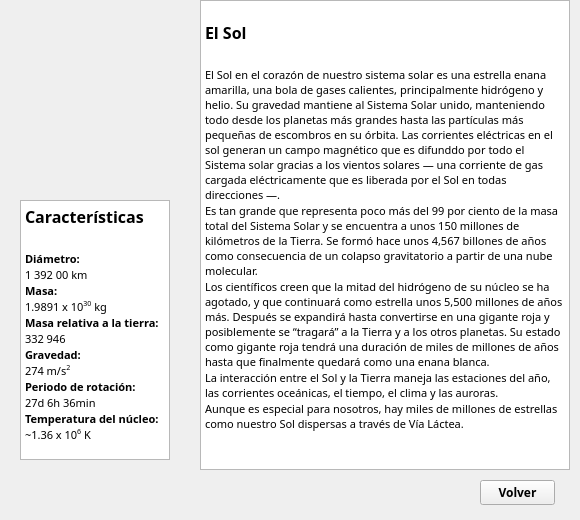
<?xml version="1.0" encoding="UTF-8"?>
<ui version="4.0">
 <class>MainWindow</class>
 <widget class="QMainWindow" name="MainWindow">
  <property name="geometry">
   <rect>
    <x>0</x>
    <y>0</y>
    <width>580</width>
    <height>520</height>
   </rect>
  </property>
  <property name="minimumSize">
   <size>
    <width>580</width>
    <height>520</height>
   </size>
  </property>
  <property name="maximumSize">
   <size>
    <width>580</width>
    <height>520</height>
   </size>
  </property>
  <property name="windowTitle">
   <string>MainWindow</string>
  </property>
  <widget class="QWidget" name="centralwidget">
   <widget class="QPushButton" name="button_close">
    <property name="geometry">
     <rect>
      <x>480</x>
      <y>480</y>
      <width>75</width>
      <height>25</height>
     </rect>
    </property>
    <property name="minimumSize">
     <size>
      <width>75</width>
      <height>25</height>
     </size>
    </property>
    <property name="maximumSize">
     <size>
      <width>75</width>
      <height>25</height>
     </size>
    </property>
    <property name="font">
     <font>
      <family>Century Gothic</family>
      <pointsize>9</pointsize>
      <weight>75</weight>
      <bold>true</bold>
     </font>
    </property>
    <property name="text">
     <string>Volver</string>
    </property>
   </widget>
   <widget class="QTextEdit" name="text_facts">
    <property name="geometry">
     <rect>
      <x>20</x>
      <y>200</y>
      <width>150</width>
      <height>260</height>
     </rect>
    </property>
    <property name="minimumSize">
     <size>
      <width>150</width>
      <height>260</height>
     </size>
    </property>
    <property name="maximumSize">
     <size>
      <width>150</width>
      <height>260</height>
     </size>
    </property>
    <property name="font">
     <font>
      <family>Century Gothic</family>
     </font>
    </property>
    <property name="readOnly">
     <bool>true</bool>
    </property>
    <property name="html">
     <string>&lt;!DOCTYPE HTML PUBLIC &quot;-//W3C//DTD HTML 4.0//EN&quot; &quot;http://www.w3.org/TR/REC-html40/strict.dtd&quot;&gt;
&lt;html&gt;&lt;head&gt;&lt;meta name=&quot;qrichtext&quot; content=&quot;1&quot; /&gt;&lt;style type=&quot;text/css&quot;&gt;
p, li { white-space: pre-wrap; }
&lt;/style&gt;&lt;/head&gt;&lt;body style=&quot; font-family:'Century Gothic'; font-size:8.25pt; font-weight:400; font-style:normal;&quot;&gt;
&lt;p style=&quot; margin-top:0px; margin-bottom:0px; margin-left:0px; margin-right:0px; -qt-block-indent:0; text-indent:0px;&quot;&gt;&lt;span style=&quot; font-size:12pt; font-weight:600;&quot;&gt;Características&lt;/span&gt;&lt;/p&gt;
&lt;p style=&quot;-qt-paragraph-type:empty; margin-top:0px; margin-bottom:0px; margin-left:0px; margin-right:0px; -qt-block-indent:0; text-indent:0px; font-size:12pt; font-weight:600;&quot;&gt;&lt;br /&gt;&lt;/p&gt;
&lt;p style=&quot; margin-top:0px; margin-bottom:0px; margin-left:0px; margin-right:0px; -qt-block-indent:0; text-indent:0px;&quot;&gt;&lt;span style=&quot; font-size:8pt; font-weight:600;&quot;&gt;Diámetro: &lt;/span&gt;&lt;/p&gt;
&lt;p style=&quot; margin-top:0px; margin-bottom:0px; margin-left:0px; margin-right:0px; -qt-block-indent:0; text-indent:0px;&quot;&gt;&lt;span style=&quot; font-size:8pt;&quot;&gt;1 392 00 km&lt;/span&gt;&lt;/p&gt;
&lt;p style=&quot; margin-top:0px; margin-bottom:0px; margin-left:0px; margin-right:0px; -qt-block-indent:0; text-indent:0px;&quot;&gt;&lt;span style=&quot; font-size:8pt; font-weight:600;&quot;&gt;Masa: &lt;/span&gt;&lt;/p&gt;
&lt;p style=&quot; margin-top:0px; margin-bottom:0px; margin-left:0px; margin-right:0px; -qt-block-indent:0; text-indent:0px;&quot;&gt;&lt;span style=&quot; font-size:8pt;&quot;&gt;1.9891 x 10&lt;/span&gt;&lt;span style=&quot; font-size:8pt; vertical-align:super;&quot;&gt;30&lt;/span&gt;&lt;span style=&quot; font-size:8pt;&quot;&gt; kg&lt;/span&gt;&lt;/p&gt;
&lt;p style=&quot; margin-top:0px; margin-bottom:0px; margin-left:0px; margin-right:0px; -qt-block-indent:0; text-indent:0px;&quot;&gt;&lt;span style=&quot; font-size:8pt; font-weight:600;&quot;&gt;Masa relativa a la tierra: &lt;/span&gt;&lt;/p&gt;
&lt;p style=&quot; margin-top:0px; margin-bottom:0px; margin-left:0px; margin-right:0px; -qt-block-indent:0; text-indent:0px;&quot;&gt;&lt;span style=&quot; font-size:8pt;&quot;&gt;332 946&lt;/span&gt;&lt;/p&gt;
&lt;p style=&quot; margin-top:0px; margin-bottom:0px; margin-left:0px; margin-right:0px; -qt-block-indent:0; text-indent:0px;&quot;&gt;&lt;span style=&quot; font-size:8pt; font-weight:600;&quot;&gt;Gravedad:&lt;/span&gt;&lt;/p&gt;
&lt;p style=&quot; margin-top:0px; margin-bottom:0px; margin-left:0px; margin-right:0px; -qt-block-indent:0; text-indent:0px;&quot;&gt;&lt;span style=&quot; font-size:8pt;&quot;&gt;274 m/s&lt;/span&gt;&lt;span style=&quot; font-size:8pt; vertical-align:super;&quot;&gt;2&lt;/span&gt;&lt;/p&gt;
&lt;p style=&quot; margin-top:0px; margin-bottom:0px; margin-left:0px; margin-right:0px; -qt-block-indent:0; text-indent:0px;&quot;&gt;&lt;span style=&quot; font-size:8pt; font-weight:600;&quot;&gt;Periodo de rotación:&lt;/span&gt;&lt;/p&gt;
&lt;p style=&quot; margin-top:0px; margin-bottom:0px; margin-left:0px; margin-right:0px; -qt-block-indent:0; text-indent:0px;&quot;&gt;&lt;span style=&quot; font-size:8pt;&quot;&gt;27d 6h 36min&lt;/span&gt;&lt;/p&gt;
&lt;p style=&quot; margin-top:0px; margin-bottom:0px; margin-left:0px; margin-right:0px; -qt-block-indent:0; text-indent:0px;&quot;&gt;&lt;span style=&quot; font-size:8pt; font-weight:600;&quot;&gt;Temperatura del núcleo:&lt;/span&gt;&lt;/p&gt;
&lt;p style=&quot; margin-top:0px; margin-bottom:0px; margin-left:0px; margin-right:0px; -qt-block-indent:0; text-indent:0px;&quot;&gt;&lt;span style=&quot; font-size:8pt;&quot;&gt;~1.36 x 10&lt;/span&gt;&lt;span style=&quot; font-size:8pt; vertical-align:super;&quot;&gt;6&lt;/span&gt;&lt;span style=&quot; font-size:8pt;&quot;&gt; K&lt;/span&gt;&lt;/p&gt;&lt;/body&gt;&lt;/html&gt;</string>
    </property>
   </widget>
   <widget class="QLabel" name="label_image">
    <property name="geometry">
     <rect>
      <x>0</x>
      <y>0</y>
      <width>200</width>
      <height>200</height>
     </rect>
    </property>
    <property name="minimumSize">
     <size>
      <width>200</width>
      <height>200</height>
     </size>
    </property>
    <property name="maximumSize">
     <size>
      <width>200</width>
      <height>200</height>
     </size>
    </property>
    <property name="text">
     <string/>
    </property>
    <property name="pixmap">
     <pixmap>Iconos/sun_ima.png</pixmap>
    </property>
    <property name="scaledContents">
     <bool>true</bool>
    </property>
   </widget>
   <widget class="QTextEdit" name="text_info">
    <property name="geometry">
     <rect>
      <x>200</x>
      <y>0</y>
      <width>370</width>
      <height>470</height>
     </rect>
    </property>
    <property name="minimumSize">
     <size>
      <width>370</width>
      <height>470</height>
     </size>
    </property>
    <property name="maximumSize">
     <size>
      <width>370</width>
      <height>470</height>
     </size>
    </property>
    <property name="font">
     <font>
      <family>Century Gothic</family>
     </font>
    </property>
    <property name="readOnly">
     <bool>true</bool>
    </property>
    <property name="html">
     <string>&lt;!DOCTYPE HTML PUBLIC &quot;-//W3C//DTD HTML 4.0//EN&quot; &quot;http://www.w3.org/TR/REC-html40/strict.dtd&quot;&gt;
&lt;html&gt;&lt;head&gt;&lt;meta name=&quot;qrichtext&quot; content=&quot;1&quot; /&gt;&lt;style type=&quot;text/css&quot;&gt;
p, li { white-space: pre-wrap; }
&lt;/style&gt;&lt;/head&gt;&lt;body style=&quot; font-family:'Century Gothic'; font-size:8.25pt; font-weight:400; font-style:normal;&quot;&gt;
&lt;p style=&quot;-qt-paragraph-type:empty; margin-top:0px; margin-bottom:0px; margin-left:0px; margin-right:0px; -qt-block-indent:0; text-indent:0px; font-size:8pt;&quot;&gt;&lt;br /&gt;&lt;/p&gt;
&lt;p style=&quot; margin-top:0px; margin-bottom:0px; margin-left:0px; margin-right:0px; -qt-block-indent:0; text-indent:0px;&quot;&gt;&lt;span style=&quot; font-size:12pt; font-weight:600;&quot;&gt;El Sol&lt;/span&gt;&lt;/p&gt;
&lt;p style=&quot;-qt-paragraph-type:empty; margin-top:0px; margin-bottom:0px; margin-left:0px; margin-right:0px; -qt-block-indent:0; text-indent:0px; font-size:12pt; font-weight:600;&quot;&gt;&lt;br /&gt;&lt;/p&gt;
&lt;p style=&quot; margin-top:0px; margin-bottom:0px; margin-left:0px; margin-right:0px; -qt-block-indent:0; text-indent:0px;&quot;&gt;&lt;span style=&quot; font-size:8pt;&quot;&gt;El Sol en el corazón de nuestro sistema solar es una estrella enana amarilla, una bola de gases calientes, principalmente hidrógeno y helio. Su gravedad mantiene al Sistema Solar unido, manteniendo todo desde los planetas más grandes hasta las partículas más pequeñas de escombros en su órbita. Las corrientes eléctricas en el sol generan un campo magnético que es difunddo por todo el Sistema solar gracias a los vientos solares — una corriente de gas cargada eléctricamente que es liberada por el Sol en todas direcciones —.&lt;/span&gt;&lt;/p&gt;
&lt;p style=&quot; margin-top:0px; margin-bottom:0px; margin-left:0px; margin-right:0px; -qt-block-indent:0; text-indent:0px;&quot;&gt;&lt;span style=&quot; font-size:8pt;&quot;&gt;Es tan grande que representa poco más del 99 por ciento de la masa total del Sistema Solar y se encuentra a unos 150 millones de kilómetros de la Tierra. Se formó hace unos 4,567 billones de años como consecuencia de un colapso gravitatorio a partir de una nube molecular.&lt;/span&gt;&lt;/p&gt;
&lt;p style=&quot; margin-top:0px; margin-bottom:0px; margin-left:0px; margin-right:0px; -qt-block-indent:0; text-indent:0px;&quot;&gt;&lt;span style=&quot; font-size:8pt;&quot;&gt;Los científicos creen que la mitad del hidrógeno de su núcleo se ha agotado, y que continuará como estrella unos 5,500 millones de años más. Después se expandirá hasta convertirse en una gigante roja y posiblemente se “tragará” a la Tierra y a los otros planetas. Su estado como gigante roja tendrá una duración de miles de millones de años hasta que finalmente quedará como una enana blanca. &lt;/span&gt;&lt;/p&gt;
&lt;p style=&quot; margin-top:0px; margin-bottom:0px; margin-left:0px; margin-right:0px; -qt-block-indent:0; text-indent:0px;&quot;&gt;&lt;span style=&quot; font-size:8pt;&quot;&gt;La interacción entre el Sol y la Tierra maneja las estaciones del año, las corrientes oceánicas, el tiempo, el clima y las auroras.&lt;/span&gt;&lt;/p&gt;
&lt;p style=&quot; margin-top:0px; margin-bottom:0px; margin-left:0px; margin-right:0px; -qt-block-indent:0; text-indent:0px;&quot;&gt;&lt;span style=&quot; font-size:8pt;&quot;&gt;Aunque es especial para nosotros, hay miles de millones de estrellas como nuestro Sol dispersas a través de Vía Láctea.&lt;/span&gt;&lt;/p&gt;&lt;/body&gt;&lt;/html&gt;</string>
    </property>
   </widget>
  </widget>
 </widget>
 <resources/>
 <connections/>
</ui>
